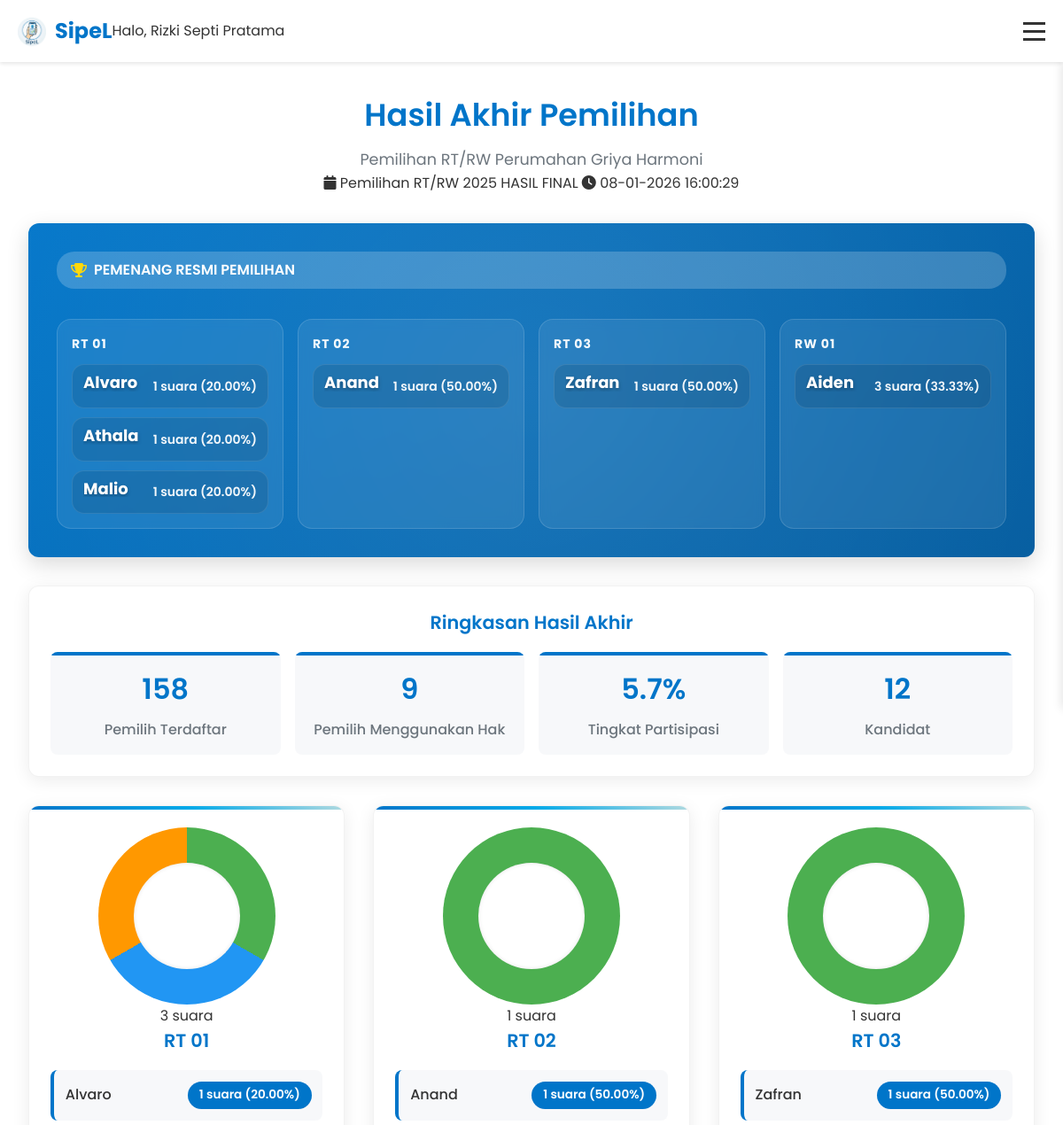
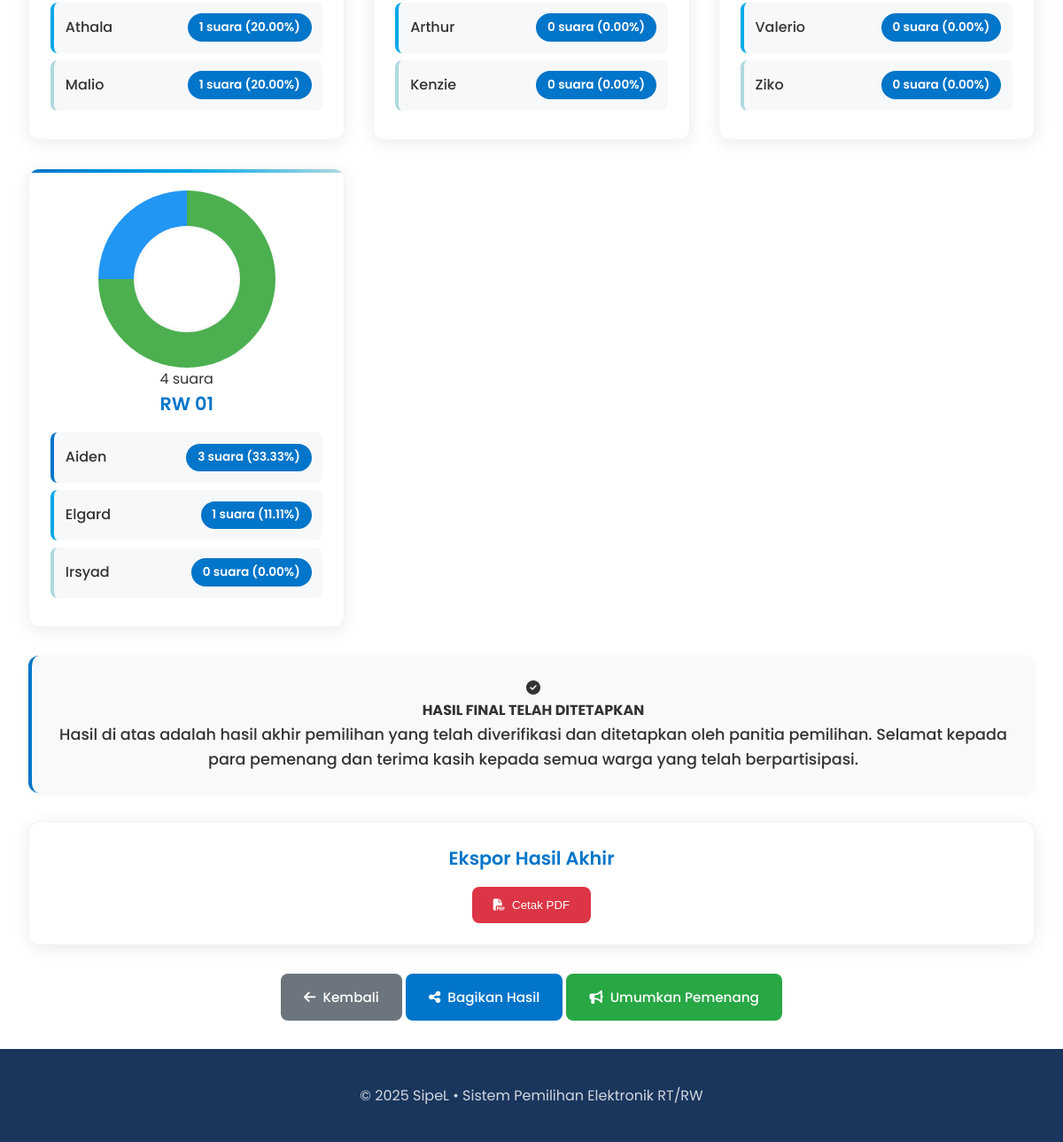
The app's page /panitia/hasil.php (signed in) with its own data (2 pictures, top to bottom).
### tables this page shows
CREATE TABLE IF NOT EXISTS `periode` (
  `id_periode` int NOT NULL AUTO_INCREMENT,
  `nama_periode` varchar(100) NOT NULL,
  `tanggal_mulai` date NOT NULL,
  `tanggal_selesai` date NOT NULL,
  `status` enum('aktif','nonaktif') DEFAULT 'nonaktif',
  PRIMARY KEY (`id_periode`)
);

CREATE TABLE IF NOT EXISTS `kandidat` (
  `id_calon` int NOT NULL,
  `nama` varchar(100) DEFAULT NULL,
  `rt` varchar(5) DEFAULT NULL,
  `rw` varchar(5) DEFAULT NULL,
  `foto` varchar(150) DEFAULT NULL,
  `visi` text,
  `misi` text,
  `id_periode` int DEFAULT NULL,
  PRIMARY KEY (`id_calon`),
  KEY `kandidat_periode` (`id_periode`)
);

### panitia/hasil.php (the view, shortened to what the rows shown need)
<?php
require_once '../db_connect.php';
$periode_aktif = null;
$sql_periode = "SELECT * FROM periode WHERE status = 'aktif' LIMIT 1";
$result_periode = $conn->query($sql_periode);
if ($result_periode && $result_periode->num_rows > 0) {
    $periode_aktif = $result_periode->fetch_assoc();
}
$is_final = false;
$current_date = date('Y-m-d');
if ($periode_aktif && !empty($periode_aktif['tanggal_selesai']) && $current_date > $periode_aktif['tanggal_selesai']) {
    $is_final = true;
}
function getHasilAkhirByWilayah($conn, $id_periode, $jenis, $rt = null, $rw = null) {
    $hasil = [];
    if ($jenis == 'RT') {
        $query = "
            SELECT
                k.id_calon,
                k.nama,
                k.rt,
                k.rw,
                k.foto,
                k.visi,
                k.misi,
                COUNT(v.id_calon) as total_suara,
                ROUND(COUNT(v.id_calon) * 100.0 / NULLIF((
                    SELECT COUNT(*) FROM voting v2
                    JOIN warga w2 ON v2.nik = w2.nik
                    WHERE v2.id_periode = ? AND w2.rt = k.rt AND w2.rw = k.rw
                ),0), 2) as persentase
            FROM kandidat k
            LEFT JOIN voting v ON k.id_calon = v.id_calon AND v.id_periode = ?
            WHERE k.id_periode = ? AND k.rt = ? AND k.rw = ?
            GROUP BY k.id_calon, k.nama, k.rt, k.rw, k.foto, k.visi, k.misi
            ORDER BY total_suara DESC, k.nama ASC
        ";
        $stmt = $conn->prepare($query);
        $stmt->bind_param("iiiss", $id_periode, $id_periode, $id_periode, $rt, $rw);
        $stmt->execute();
        $result = $stmt->get_result();
        $kandidat_list = [];
        $max_suara     = 0;
        $total_voting  = 0;
        while ($row = $result->fetch_assoc()) {
            if (empty($row['foto'])) {
                $foto_nama  = "rt" . $rt . "_calon" . (($row['id_calon'] % 3) + 1) . ".jpg";
                $row['foto'] = "../assets/kandidat/" . $foto_nama;
            } else {
                if (!preg_match('#^(https?://|/|\.\./)#', $row['foto'])) {
                    $row['foto'] = "../assets/kandidat/" . $row['foto'];
                }
            }
            $row['total_suara'] = (int)$row['total_suara'];
            $row['persentase']  = (float)($row['persentase'] ?? 0);
            $kandidat_list[]    = $row;
            if ($row['total_suara'] > $max_suara) $max_suara = $row['total_suara'];
            $total_voting += $row['total_suara'];
        }
        $pemenang_list = [];
        foreach ($kandidat_list as $kandidat) {
            if ($kandidat['total_suara'] === $max_suara && $max_suara > 0) {
                $pemenang_list[] = $kandidat;
            }
        }
        $hasil = [
            'jenis'         => 'RT',
            'rt'            => $rt,
            'rw'            => $rw,
            'kandidat_list' => $kandidat_list,
            'pemenang_list' => $pemenang_list,
            'total_voting'  => $total_voting,
            'max_suara'     => $max_suara
        ];
    } elseif ($jenis == 'RW') {
        $query = "
            SELECT
                k.id_calon,
                k.nama,
                k.rt,
                k.rw,
                k.foto,
                k.visi,
                k.misi,
                COUNT(v.id_calon) as total_suara,
                ROUND(COUNT(v.id_calon) * 100.0 / NULLIF((
                    SELECT COUNT(*) FROM voting v2
                    JOIN warga w2 ON v2.nik = w2.nik
                    WHERE v2.id_periode = ? AND w2.rw = k.rw
                ),0), 2) as persentase
            FROM kandidat k
            LEFT JOIN voting v ON k.id_calon = v.id_calon AND v.id_periode = ?
            WHERE k.id_periode = ? AND k.rw = ? AND (k.rt IS NULL OR k.rt = '' OR k.rt = '0')
            GROUP BY k.id_calon, k.nama, k.rt, k.rw, k.foto, k.visi, k.misi
            ORDER BY total_suara DESC, k.nama ASC
        ";
        $stmt = $conn->prepare($query);
        $stmt->bind_param("iiis", $id_periode, $id_periode, $id_periode, $rw);
        $stmt->execute();
        $result = $stmt->get_result();
        $kandidat_list = [];
        $max_suara     = 0;
        $total_voting  = 0;
        while ($row = $result->fetch_assoc()) {
            if (empty($row['foto'])) {
                $foto_nama  = "rw" . $rw . "_calon" . ((($row['id_calon'] - 10) % 3) + 1) . ".jpg";
                $row['foto'] = "../assets/kandidat/" . $foto_nama;
            } else {
                if (!preg_match('#^(https?://|/|\.\./)#', $row['foto'])) {
                    $row['foto'] = "../assets/kandidat/" . $row['foto'];
                }
            }
            $row['total_suara'] = (int)$row['total_suara'];
            $row['persentase']  = (float)($row['persentase'] ?? 0);
            $kandidat_list[]    = $row;
            if ($row['total_suara'] > $max_suara) $max_suara = $row['total_suara'];
            $total_voting += $row['total_suara'];
        }
        $pemenang_list = [];
        foreach ($kandidat_list as $kandidat) {
            if ($kandidat['total_suara'] === $max_suara && $max_suara > 0) {
                $pemenang_list[] = $kandidat;
            }
        }
        $hasil = [
            'jenis'         => 'RW',
            'rt'            => null,
            'rw'            => $rw,
            'kandidat_list' => $kandidat_list,
            'pemenang_list' => $pemenang_list,
            'total_voting'  => $total_voting,
            'max_suara'     => $max_suara
        ];
    }
    return $hasil;
}
$hasil_rt01 = $hasil_rt02 = $hasil_rt03 = $hasil_rw01 = [];
if ($periode_aktif) {
    $id_periode      = $periode_aktif['id_periode'];
    $hasil_rt01      = getHasilAkhirByWilayah($conn, $id_periode, 'RT', '01', '01');
    $hasil_rt02      = getHasilAkhirByWilayah($conn, $id_periode, 'RT', '02', '01');
    $hasil_rt03      = getHasilAkhirByWilayah($conn, $id_periode, 'RT', '03', '01');
    $hasil_rw01      = getHasilAkhirByWilayah($conn, $id_periode, 'RW', null, '01');
}
?>
<!DOCTYPE html>
<html lang="id">
<head>
  <link rel="stylesheet" href="../css/dashboard-panitia.css">
  <link rel="stylesheet" href="../css/hasil.css">
  <link rel="stylesheet" href="https://cdnjs.cloudflare.com/ajax/libs/font-awesome/6.5.0/css/all.min.css">
</head>
<body>
  <div class="admin-container">
    <main class="main-content">
      <div class="content-page">
        <div class="page-header">
          <h1>Hasil Akhir Pemilihan</h1>
          <?php if ($periode_aktif): ?>
          <div class="periode-info">
            <span class="periode-badge">
              <i class="fas fa-calendar"></i> <?php echo htmlspecialchars($periode_aktif['nama_periode']); ?>
            </span>
            <span class="status-badge <?php echo $is_final ? 'status-active' : 'status-upcoming'; ?>">
              <?php echo $is_final ? 'HASIL FINAL' : 'BELUM FINAL'; ?>
            </span>
            <span class="last-update">
              <i class="fas fa-clock"></i> <?php echo date('d-m-Y H:i:s'); ?>
            </span>
          </div>
          <?php endif; ?>
        </div>
        <div class="winner-announcement">
          <?php
          $wilayah_pemenang = [
            'RT 01' => $hasil_rt01,
            'RT 02' => $hasil_rt02,
            'RT 03' => $hasil_rt03,
            'RW 01' => $hasil_rw01,
          ];
          ?>
          <div class="winner-grid">
            <?php foreach ($wilayah_pemenang as $label => $hasil): ?>
              <div class="winner-card">
                <h3><?php echo $label; ?></h3>
                <?php if (!empty($hasil) && !empty($hasil['pemenang_list'])): ?>
                  <ul class="winner-list">
                    <?php foreach ($hasil['pemenang_list'] as $p): ?>
                      <li>
                        <span class="winner-name"><?php echo htmlspecialchars($p['nama']); ?></span>
                        <span class="winner-votes">
                          <?php echo (int)$p['total_suara']; ?> suara
                          (<?php echo number_format((float)($p['persentase'] ?? 0), 2); ?>%)
                        </span>
                      </li>
                    <?php endforeach; ?>
                  </ul>
                <?php else: ?>
                  <p class="winner-empty">Belum ada pemenang</p>
                <?php endif; ?>
              </div>
            <?php endforeach; ?>
          </div>
        </div>
        <div class="charts-container">
          <div class="chart-card">
            <ul class="candidate-list">
              <?php if (!empty($hasil_rt01['kandidat_list'])): ?>
                <?php foreach ($hasil_rt01['kandidat_list'] as $kandidat): ?>
                  <li class="<?php echo (!empty($hasil_rt01['pemenang_list']) && in_array($kandidat, $hasil_rt01['pemenang_list'], true)) ? 'winner-item' : ''; ?>">
                    <?php echo htmlspecialchars($kandidat['nama']); ?>
                    <span class="vote-count"><?php echo (int)$kandidat['total_suara']; ?> suara (<?php echo number_format((float)($kandidat['persentase'] ?? 0), 2); ?>%)</span>
                  </li>
                <?php endforeach; ?>
              <?php else: ?>
                <li>Belum ada data <span class="vote-count">0 suara (0%)</span></li>
              <?php endif; ?>
            </ul>
          </div>
          <div class="chart-card">
            <div class="donut-container">
              <div class="donut-center">
                <span class="total-votes"><?php echo (int)($hasil_rt02['total_voting'] ?? 0); ?></span>
                <span class="votes-label">suara</span>
              </div>
            </div>
            <ul class="candidate-list">
              <?php if (!empty($hasil_rt02['kandidat_list'])): ?>
                <?php foreach ($hasil_rt02['kandidat_list'] as $kandidat): ?>
                  <li class="<?php echo (!empty($hasil_rt02['pemenang_list']) && in_array($kandidat, $hasil_rt02['pemenang_list'], true)) ? 'winner-item' : ''; ?>">
                    <?php echo htmlspecialchars($kandidat['nama']); ?>
                    <span class="vote-count"><?php echo (int)$kandidat['total_suara']; ?> suara (<?php echo number_format((float)($kandidat['persentase'] ?? 0), 2); ?>%)</span>
                  </li>
                <?php endforeach; ?>
              <?php else: ?>
                <li>Belum ada data <span class="vote-count">0 suara (0%)</span></li>
              <?php endif; ?>
            </ul>
          </div>
          <div class="chart-card">
            <div class="donut-container">
              <div class="donut-center">
                <span class="total-votes"><?php echo (int)($hasil_rt03['total_voting'] ?? 0); ?></span>
                <span class="votes-label">suara</span>
              </div>
            </div>
            <ul class="candidate-list">
              <?php if (!empty($hasil_rt03['kandidat_list'])): ?>
                <?php foreach ($hasil_rt03['kandidat_list'] as $kandidat): ?>
                  <li class="<?php echo (!empty($hasil_rt03['pemenang_list']) && in_array($kandidat, $hasil_rt03['pemenang_list'], true)) ? 'winner-item' : ''; ?>">
                    <?php echo htmlspecialchars($kandidat['nama']); ?>
                    <span class="vote-count"><?php echo (int)$kandidat['total_suara']; ?> suara (<?php echo number_format((float)($kandidat['persentase'] ?? 0), 2); ?>%)</span>
                  </li>
                <?php endforeach; ?>
              <?php else: ?>
                <li>Belum ada data <span class="vote-count">0 suara (0%)</span></li>
              <?php endif; ?>
            </ul>
          </div>
          <div class="chart-card">
            <ul class="candidate-list">
              <?php if (!empty($hasil_rw01['kandidat_list'])): ?>
                <?php foreach ($hasil_rw01['kandidat_list'] as $kandidat): ?>
                  <li class="<?php echo (!empty($hasil_rw01['pemenang_list']) && in_array($kandidat, $hasil_rw01['pemenang_list'], true)) ? 'winner-item' : ''; ?>">
                    <?php echo htmlspecialchars($kandidat['nama']); ?>
                    <span class="vote-count"><?php echo (int)$kandidat['total_suara']; ?> suara (<?php echo number_format((float)($kandidat['persentase'] ?? 0), 2); ?>%)</span>
                  </li>
                <?php endforeach; ?>
              <?php else: ?>
                <li>Belum ada data <span class="vote-count">0 suara (0%)</span></li>
              <?php endif; ?>
            </ul>
          </div>
        </div>
      </div>
    </main>
  </div>

### records on screen
periode: nama_periode "Pemilihan RT/RW 2025", id_periode "1"
kandidat: label "RT 01", nama "Alvaro", total_suara "1", persentase "20.00"
kandidat: nama "Athala", total_suara "1", persentase "20.00"
kandidat: nama "Malio", total_suara "1", persentase "20.00"
kandidat: label "RT 02", nama "Anand", total_suara "1", persentase "50.00"
kandidat: label "RT 03", nama "Zafran", total_suara "1", persentase "50.00"
kandidat: nama "Aiden", total_suara "3", persentase "33.33"
kandidat: nama "Arthur", total_suara "0", persentase "0.00"
kandidat: nama "Kenzie", total_suara "0", persentase "0.00"
kandidat: nama "Valerio", total_suara "0", persentase "0.00"
kandidat: nama "Ziko", total_suara "0", persentase "0.00"
kandidat: nama "Elgard", total_suara "1", persentase "11.11"
kandidat: nama "Irsyad", total_suara "0", persentase "0.00"

### other values on screen
$_SESSION['nama'] "Rizki Septi Pratama"
$label "RW 01"
$statistik_umum['total_pemilih'] "158"
$statistik_umum['total_voting'] "9"
$statistik_umum['partisipasi'] "5.7"
$statistik_umum['total_kandidat'] "12"
$hasil_rt01['total_voting'] "3"
$hasil_rw01['total_voting'] "4"
